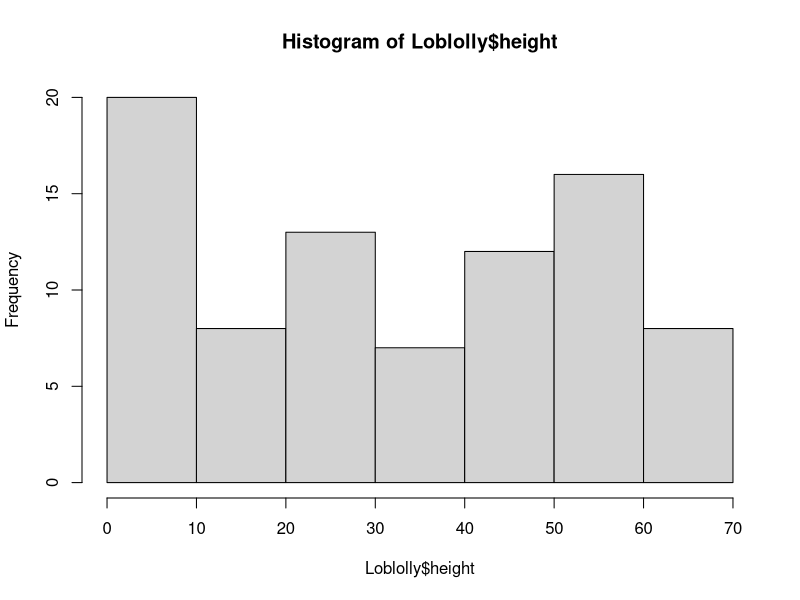
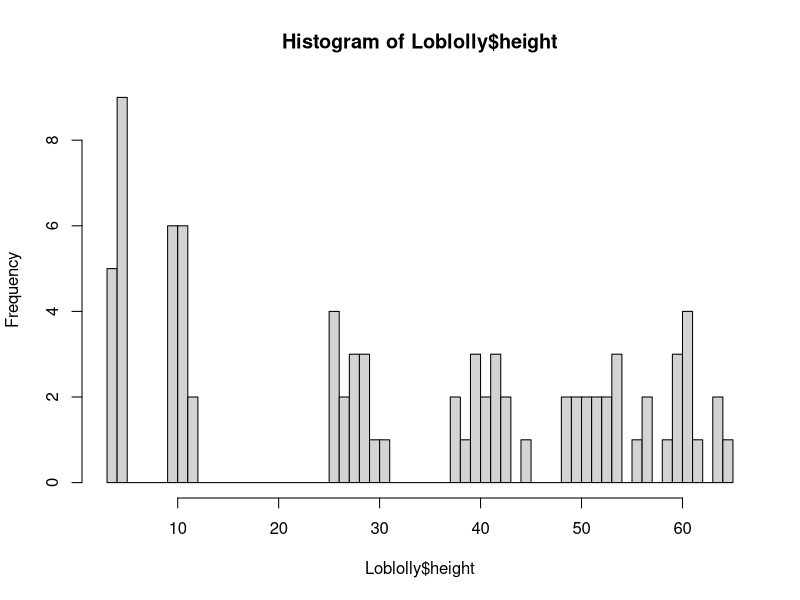
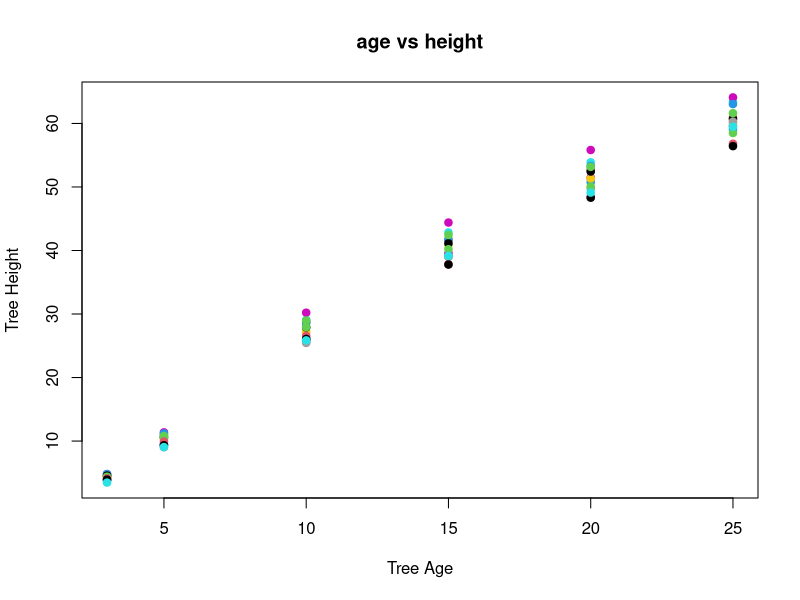
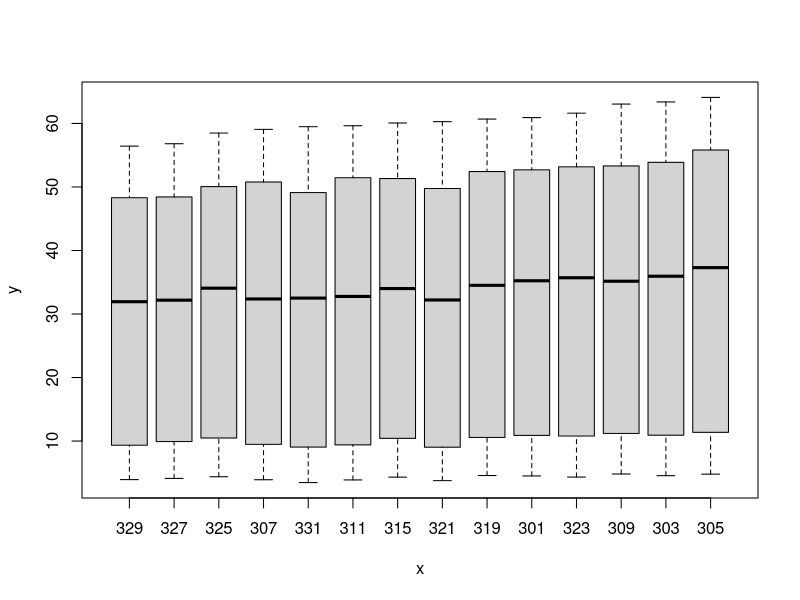
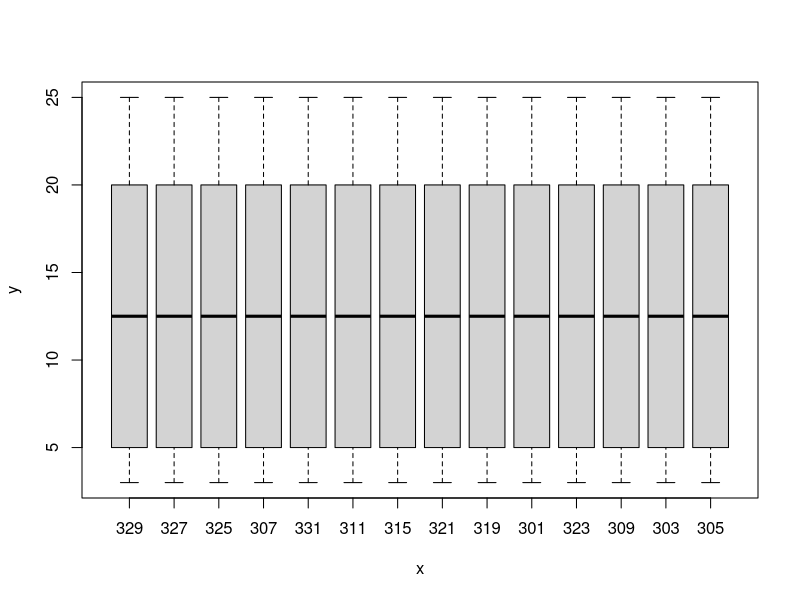

Reproduce these figures in R, in order.
# my new file
#load tidyverse
library(tidyverse)
# load loblolly data set
data("Loblolly")

?Loblolly

class(Loblolly$Seed)
class(Loblolly$height)
num1 <- Loblolly$Seed[1]
num1+1

str(Loblolly)
summary(Loblolly)

table(Loblolly$Seed)
levels(Loblolly$Seed)

as.numeric(Loblolly$Seed)
as.character(Loblolly$Seed) 

as.numeric(as.character(Loblolly$Seed))

nums1 <- as.character(Loblolly$Seed) %>%
  as.numeric()

nums1[1] + 1

glimpse(Loblolly)

hist(Loblolly$height)
hist(Loblolly$height,breaks = 84)

plot(y=Loblolly$height,x=Loblolly$age,col=Loblolly$Seed,pch=19,main = "age vs height",xlab = "Tree Age",
     ylab = "Tree Height")
plot(x=Loblolly$Seed,y=Loblolly$height)
table(Loblolly$Seed,Loblolly$age)
plot(Loblolly$Seed,Loblolly$age)


